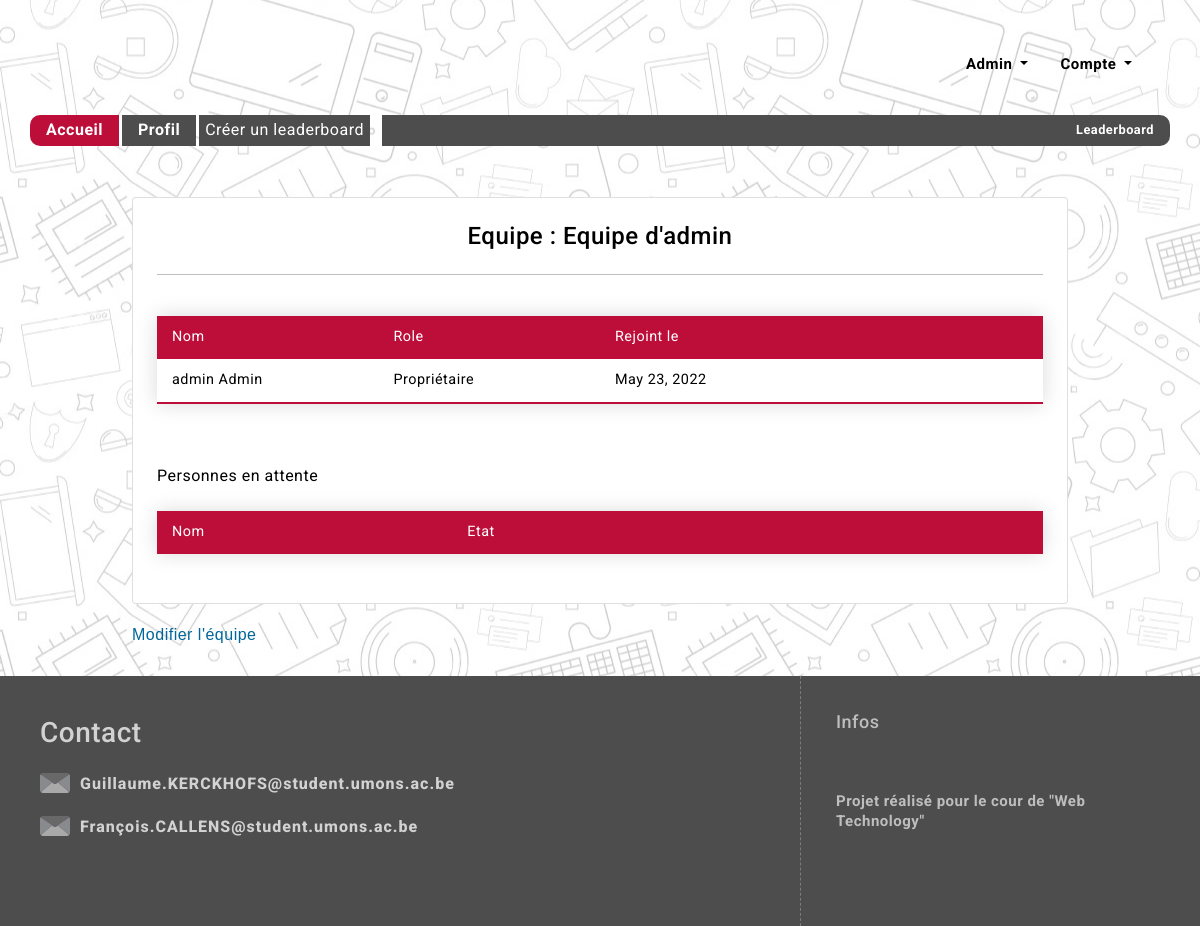
Page /teamProfil/1/ (signed in) on the earlier database version.
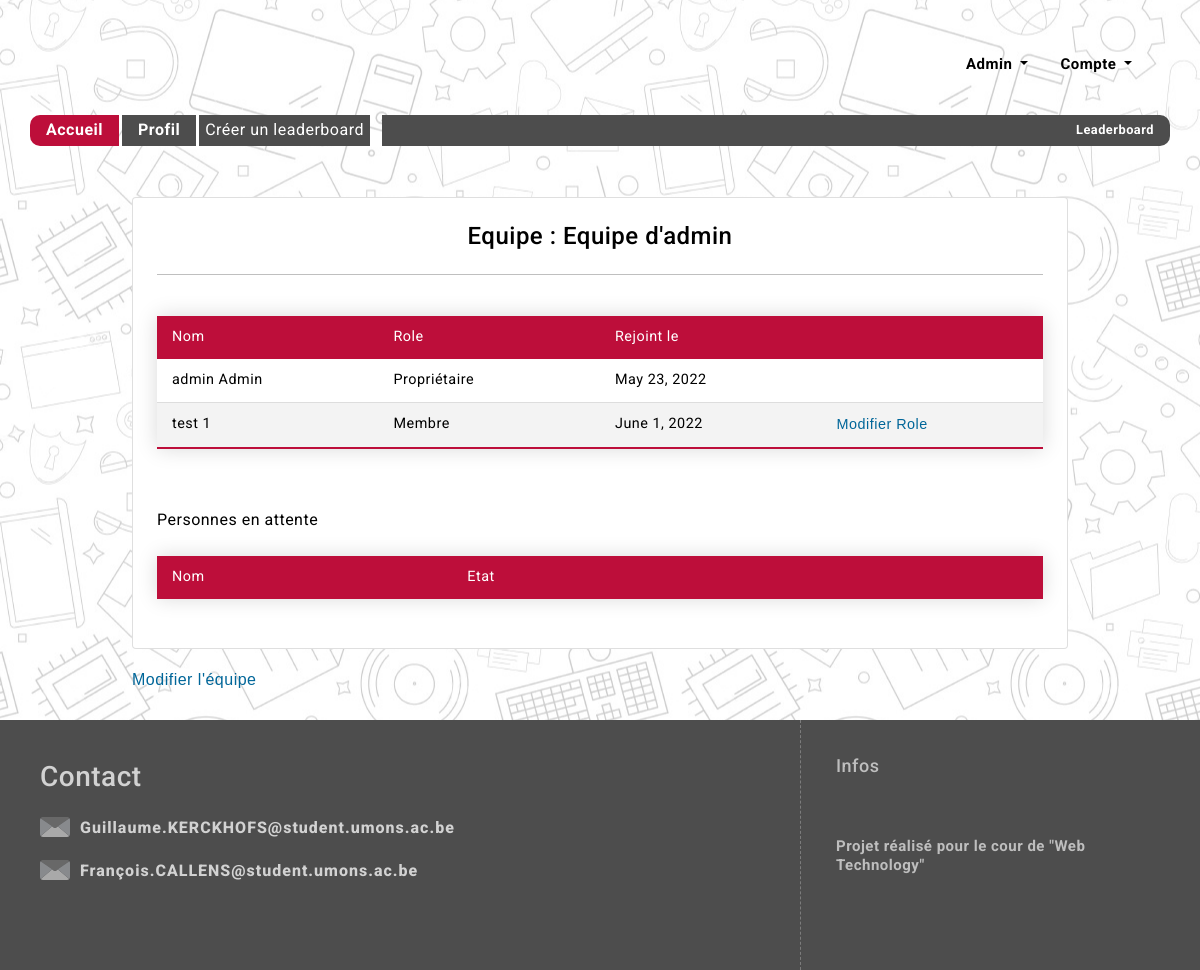
Same page on the later database version.
### users/models.py (models this page shows, shortened)
class Membership(models.Model):
    OWNER = 1
    ADMIN = 2
    MEMBER = 3
    PENDING = 4
    ROLE_CHOICES = (
        (OWNER, 'Propriétaire'),
        (ADMIN, 'Admin'),
        (MEMBER, 'Membre'),
        (PENDING,'En attente')
    )
    member = models.ForeignKey(CustomUser, on_delete=models.CASCADE)
    team = models.ForeignKey(Team, on_delete=models.CASCADE)
    date_joined = models.DateField(default=datetime.now, blank=True)
    role = models.PositiveSmallIntegerField(choices=ROLE_CHOICES, default=PENDING)
    def getRole(self):
        if(self.role==1):
            return 'Propriétaire'
        elif(self.role==2):
            return 'Admin'
        elif(self.role==3):
            return 'Membre'
        else:
            return 'En attente'

class CustomUser(AbstractBaseUser, PermissionsMixin):
    user_name = models.CharField(max_length=150, unique=True)
    email = models.EmailField( unique=True)
    first_name = models.CharField(max_length=150, blank=True)
    last_name = models.CharField(max_length=150, blank=True)
    is_dev = models.BooleanField(default=False)
    is_staff = models.BooleanField(default=False)
    is_active = models.BooleanField(default=True,editable=False)
    objects = CustomAccountManager()
    USERNAME_FIELD = 'user_name'
    REQUIRED_FIELDS = ['email', 'first_name','last_name']

### gui/views.py (the view)
# urls.py: path("teamProfil/<int:team_id>/",teamProfil_view,name="teamProfil"),
@login_required
def teamProfil_view(request,team_id):
	team=getTeam(team_id)
	if(team is not None):
		membership=Membership.objects.filter(team=team)
		m=getRelation(request.user,team)
		if(m is not None):
			role=m.role
			context={'team': team,'membership':membership,'role':role}
			return render(request,'gui/HTML/teamProfil.html',context)
		else:
			role=5
			context={'team': team,'membership':membership,'role':role}
			return render(request,'gui/HTML/teamProfil.html',context)
	else:
		return redirect(profil_view)

### gui/views.py (called while the page is built)
def getTeam(team_id):
	try:
		team=Team.objects.get(id=team_id)
	except:
		team=None
	return team

def getRelation(user,team):
	try:
		membership=Membership.objects.get(member=user,team=team)
	except:
		membership=None
	return membership

### templates/gui/HTML/TeamProfil.html (shortened to what this page needs)
{% extends "gui/HTML/base.html" %}
{% load bootstrap5 %}
{% block content %}
        <div class="container" id="Informations">
                <div class="card p-4">
                    <h4 class="card-title font-weight-bold text-center">Equipe : {{team.name}}</h4>
                    <hr>
                    <div class="card-text">
                        <table>
                            <thead>
                                <tr>
                                    <td>Nom</td>
                                    <td>Role</td>
                                    <td>Rejoint le</td>
                                    <td></td>
                                </tr>
                            </thead>
                            {% for m in membership %}
                                {% if m.role < 4 %}
                                <tr>
                                    <td>{{m.member.last_name}} {{m.member.first_name}} </td>
                                    <td> {{m.getRole}} </td>
                                    <td>  {{m.date_joined}} </td>
                                    <td>
                                    {% if m.member.id == user.id and role != 1 %}
                                        <a href="{% url 'removeUser' membership_id=m.id%}"> Quitter </a>
                                    {% elif role == 1 and m.role != 1 %}
                                        <button hx-get="{% url 'updateUserRole' membership_id=m.id %}" hx-target="#dialog" class="buttonLink"> Modifier Role </button>
                                    {% elif role < m.role %}
                                        <a href="{% url 'removeUser' membership_id=m.id%}"> Exclure </a>
                                    {% endif %}
                                    </td>
                                </tr>
                                {% endif %}
                            {% endfor %}
                        </table>
                        <p> Personnes en attente </p>
                        <table>
                            <thead>
                                <tr>
                                    <td>Nom</td>
                                    <td>Etat</td>
                                    <td></td>
                                </tr>
                            </thead>
                        </table>
                    </div>
                </div>
                {% if role == 1 %}
                    <button hx-get="{% url 'updateTeam' team_id=team.id%}" hx-target="#dialog" class="buttonLink"> Modifier l'équipe </button>
                {% elif role == 4 %}
                    <p> En attente d'une réponse </p>
                {% elif role == 5 %}
                    <a href="{% url 'joinTeam' team_id=team.id %}">Rejoindre </a>
                {% endif %}
        </div>
{% endblock %}

Differences in the rows shown:
added Membership: member.last_name "test", member.first_name "1", getRole "Membre", date_joined "June 1, 2022", shows "Modifier Role"
